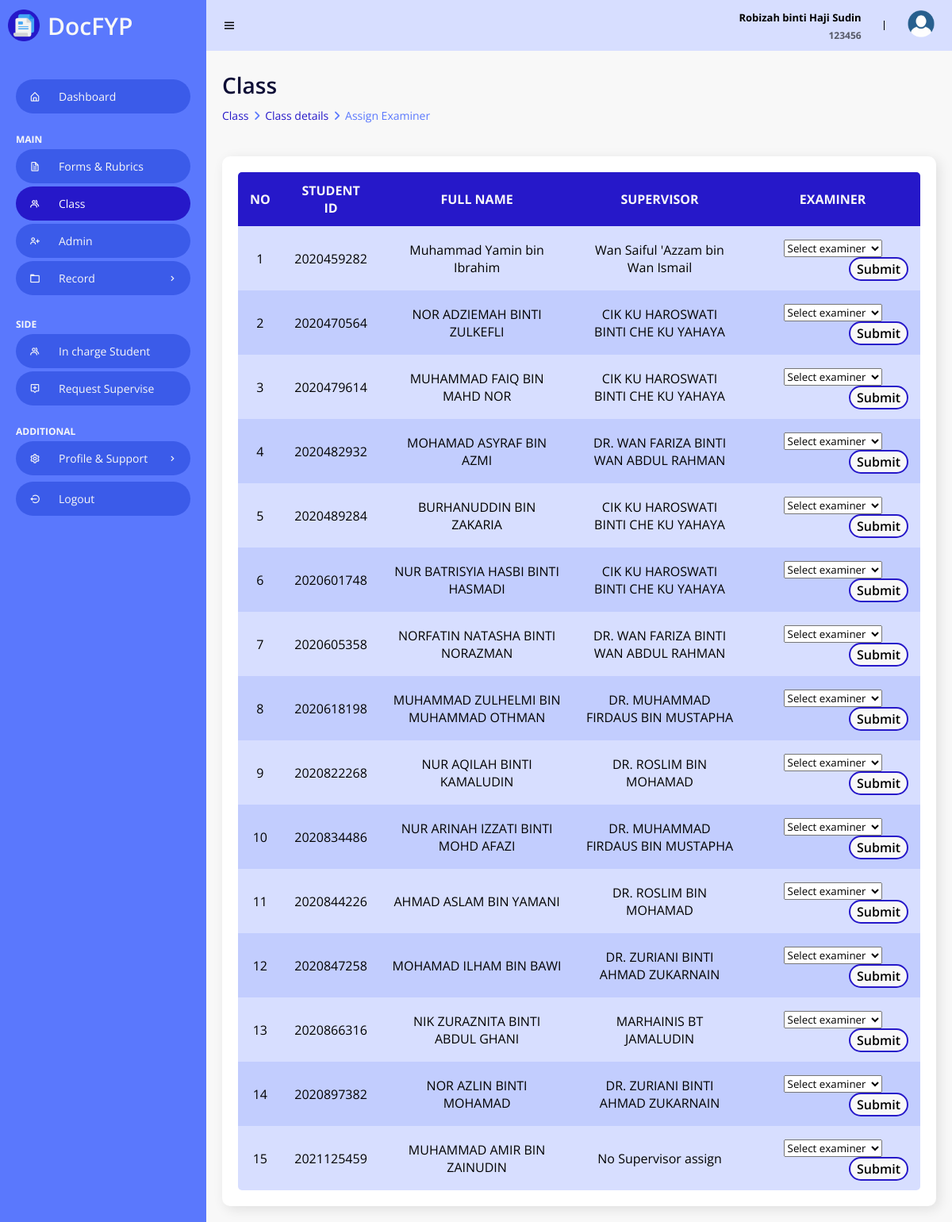
The page /Admin/classDetailAssignExaminer.php?classID=D1CS2406A20232 (signed in) on the database its author committed.
### tables this page shows
CREATE TABLE `student` (
  `studID` varchar(10) NOT NULL,
  `studName` varchar(50) NOT NULL,
  `studEmail` varchar(50) NOT NULL,
  `studPassword` varchar(50) NOT NULL,
  `studPhoneNum` varchar(15) DEFAULT NULL,
  `studFYPTitle` varchar(100) NOT NULL,
  `studSV` varchar(10) DEFAULT NULL,
  `studExam` varchar(10) DEFAULT NULL,
  `classID` varchar(100) DEFAULT NULL
);

CREATE TABLE `lecturer` (
  `lectID` varchar(10) NOT NULL,
  `lectName` varchar(50) NOT NULL,
  `lectEmail` varchar(50) NOT NULL,
  `lectOuriginalEmail` varchar(100) NOT NULL,
  `lectPassword` varchar(50) NOT NULL,
  `lectPhoneNum` varchar(50) DEFAULT NULL,
  `lectRoomNum` varchar(15) DEFAULT NULL
);

### Admin/classDetailAssignExaminer.php (the view, shortened to what this page needs)
<!DOCTYPE html>
<html>
<head>
    <link rel="stylesheet" href="StyleHome.css">
    <link href='https://unpkg.com/boxicons@2.0.9/css/boxicons.min.css' rel='stylesheet'>
    <link rel="stylesheet" href="https://cdnjs.cloudflare.com/ajax/libs/font-awesome/6.4.0/css/all.min.css">
    <?php
    include("../Dbconn.php");
    ?>
</head>
<body>
    <section id="sidebar">
        <a href="Home.php" class="brand">
            <img class="logo" src="/Edms/images/logo.png" alt="Logo">
            DocFYP
        </a>
        <ul class="side-menu">
            <li><a href="Home.php"><i class='bx bx-home-alt icon' ></i>Dashboard</a></li>
            <li class="divider" data-text="main">Main</li>
            <li><a href="FormRubric.php"><i class='bx bx-file icon'></i> Forms & Rubrics</a></li>
            <li><a href="class.php" class="active"><i class='bx bx-group icon' ></i></i> Class</a></li>
            <li><a href="admin.php"><i class='bx bx-user-plus icon'></i> Admin</a></li>
            <li>
                <a href="#"><i class='bx bx-folder icon' ></i> Record <i class='bx bx-chevron-right icon-right' ></i></a>
            </li>
            <li class="divider" data-text="SIDE">Side Features</li>
            <li><a href="studentIC.php"><i class='bx bx-group icon' ></i></i>In charge Student</a></li>
            <li><a href="requestSupervise.php"><i class='bx bx-message-alt-add icon'></i> Request Supervise </a></li>
            <li class="divider" data-text="ADDITIONAL">Setting & Support</li>
            <li>
                <a href="#"><i class='bx bx-cog icon' ></i> Profile & Support <i class='bx bx-chevron-right icon-right' ></i></a>
            </li>
            <li><a href="/Edms/Logout.php"><i class='bx bx-log-out-circle icon'></i> Logout</a></li>
        </ul>
    </section>
    <section id="content">
        <nav>
            <i class='bx bx-menu toggle-sidebar' ></i>
            <div class="sessionInfo">
                <?php
                if (isset($_SESSION["log"]) && ($_SESSION["log"] == 3)) {
                    ?>
                    <div class="userFullName">
                        <p><?php echo $_SESSION["admin_name"] ?></p>
                    </div>
                    <div class="userID">
                        <p><?php echo $_SESSION["admin_id"]; ?></p>
                    </div>
                    <?php
                } else {
                    echo "<meta http-equiv=\"refresh\" content=\"2;URL=../Login.php\"/>";
                }
                ?>
            </div>
            <div class="profile">
                <img src="/Edms/images/userdp.png" alt="Profile picture">
            </div>
        </nav>
        <main>
            <?php $class_id = $_GET["classID"]; ?>
            <h1 class="title"> Class </h1>
            <ul class="breadcrumbs">
                <li><a href="class.php?classID=<?php echo $class_id; ?>">Class</a></li>
                <li class="divider"><i class="fa fa-solid fa-angle-right"></i></li>
                <li><a href="classDetail.php?classID=<?php echo $class_id; ?>">Class details</a></li>
                <li class="divider"><i class="fa fa-solid fa-angle-right"></i></li>
                <li><a href="addDetailAssignExaminer.php?classID=<?php echo $class_id; ?>" class="active">Assign Examiner</a></li>
            </ul>
            <br>
            <div class="data">
                <?php
                $sql = "SELECT * FROM student WHERE classID = '".$class_id ."'";
                $query = mysqli_query($connection, $sql) or die("not found");
                $count = 1;
                ?>
                <div class="content-data">
                    <table>
                        <tr>
                            <th>no</th>
                            <th>student id</th>
                            <th>full name</th>
                            <th>supervisor</th>
                            <th>examiner</th>
                        </tr>
                        <?php
                        while ($row= mysqli_fetch_array($query)) {
                            $sqlSV = "SELECT * FROM lecturer WHERE lectID = '".$row['studSV']."'";
                            $querySV = mysqli_query($connection, $sqlSV);
                            $rowSV = mysqli_fetch_array($querySV);
                            ?>
                            <tr>
                                <td><?php echo $count; ?></td>
                                <td><?php echo $row["studID"] ?></td>
                                <td><?php echo $row["studName"] ?></td>
                                <td>
                                    <?php
                                    if ($rowSV != null) {
                                        echo $rowSV["lectName"];
                                    } else {
                                        echo "No Supervisor assign";
                                    }
                                    ?>
                                </td>
                                <td>
                                    <form action="classDetailAssignExaminerProcess.php" method="POST">
                                        <select class="chooseLectName" name="assign" required>
                                            <option value="" disabled selected hidden>Select examiner</option>
                                        </select>
                                        <button class="submitExam" type="submit" name="assignExaminer" value="<?php echo $row["studID"]; ?>">
                                            Submit
                                        </button>
                                    </form>
                                </td>
                            </tr>
                            <?php
                            $count++;
                        }
                        ?>
                    </table>
                </div>
            </div>
        </main>
    </section>
</body>
</html>

### Admin/StyleHome.css (style rules this page uses)
* { font-family: 'Open Sans', sans-serif; margin: 0; padding: 0; box-sizing: border-box; }
:root { --grey: #F1F0F6; --dark-grey: #8D8D8D; --light: #fff; --dark: #000; --blue1: #0e0e36; --blue2: #1a1087; --blue3: #2618c9; --blue4: #3b5be9; --blue5: #5A78FD; --blue6: #D7DEFF; --blue7: #c2cdfe; --notwhite: #F8F8F8; }
html { overflow-x: hidden; }
body { background: var(--notwhite); overflow-x: hidden; }
a { text-decoration: none; }
li { list-style: none; }
#sidebar { position: fixed; max-width: 260px; width: 100%; background: var(--blue5); top: 0; left: 0; height: 100%; overflow-y: auto; scrollbar-width: none; transition: all .3s ease; z-index: 200; }
#sidebar .brand { font-size: 30px; display: flex; align-items: center; height: 64px; font-weight: 600; color: var(--notwhite); position: sticky; top: 0; left: 0; z-index: 100; background: var(--blue5); transition: all .3s ease; padding: 0 6px; }
#sidebar .brand img { width: 40px; height: 40px; float: left; margin-left: 4px; margin-right: 10px; }
#sidebar .icon { min-width: 48px; display: flex; justify-content: center; align-items: center; margin-right: 6px; }
#sidebar .icon-right { margin-left: auto; transition: all .3s ease; }
#sidebar .side-menu { margin: 36px 0; padding: 0 20px; transition: all .3s ease; }
#sidebar .side-menu a { display: flex; align-items: center; font-size: 14px; color: var(--notwhite); background-color: #3b5be9; padding: 12px 16px 12px 0; transition: all .3s ease; border-radius: 50px; margin: 4px 0; white-space: nowrap; }
#sidebar .side-menu > li > a.active, #sidebar .side-menu > li > a.active:hover { background: var(--blue3); color: var(--light); }
#sidebar .divider { margin-top: 24px; font-size: 12px; text-transform: uppercase; font-weight: 700; color: var(--notwhite); transition: all .3s ease; white-space: nowrap; }
#content { position: relative; width: calc(100% - 260px); left: 260px; transition: all .3s ease; }
nav { background: var(--blue6); height: 64px; padding: 0 20px; display: flex; align-items: center; grid-gap: 28px; position: sticky; top: 0; left: 0; z-index: 100; }
nav .toggle-sidebar { font-size: 18px; cursor: pointer; }
.sessionInfo .userFullName p, .sessionInfo .userID p { margin: 0; width: 400px; display: inline-block; text-align: right; }
.sessionInfo .userFullName p { font-size: 13px; font-weight: bold; }
.sessionInfo .userID p { font-size: 12px; opacity: 0.6; font-weight: bold; }
nav .profile { position: relative; }
nav .profile img { width: 38px; height: 38px; border-radius: 50%; object-fit: cover; cursor: pointer; }
main { width: 100%; padding: 24px 20px 20px 20px; }
main .title { font-size: 28px; font-weight: 600; margin-bottom: 10px; color: var(--blue1); }
main .breadcrumbs { display: flex; grid-gap: 6px; }
main .breadcrumbs li, main .breadcrumbs li a { font-size: 14px; }
main .breadcrumbs li a { color: var(--blue3); }
main .breadcrumbs li a.active, main .breadcrumbs li.divider { color: var(--blue5); pointer-events: none; }
main .data { display: flex; grid-gap: 20px; margin-top: 20px; flex-wrap: wrap; }
main .data .content-data { flex-grow: 1; flex-basis: 400px; padding: 20px; background: var(--light); border-radius: 10px; box-shadow: 4px 4px 16px rgba(0, 0, 0, .1); }
button { margin: 10px 5px 0px 5px; width: 120px; height: 35px; border: 2px solid var(--blue3); border-radius: 50px; transition: all 0.3s; cursor: pointer; background: var(--notwhite); font-size: 16px; font-weight: 600; float: right; }
table { width: 100%; background-color: var(--blue6); text-align: center; border-collapse: collapse; border-spacing: 0px; border-radius: 5px; overflow: hidden; }
th, td { padding: 12px 15px; }
th { background: var(--blue3); color: var(--notwhite); text-transform: uppercase; }
tr:nth-child(odd) { background-color: var(--blue7); }
form button.submitExam { margin: 0px; padding: 0px; width: 75px; height: 30px; }
form select.chooseLectName { margin-top: 5px; width: 65%; }

### rows shown on the page
student: studID "2020459282", studName "Muhammad Yamin bin Ibrahim", lecturer.lectName "Wan Saiful 'Azzam bin Wan Ismail"
student: studID "2020470564", studName "NOR ADZIEMAH BINTI ZULKEFLI", lecturer.lectName "CIK KU HAROSWATI BINTI CHE KU YAHAYA"
student: studID "2020479614", studName "MUHAMMAD FAIQ BIN MAHD NOR", lecturer.lectName "CIK KU HAROSWATI BINTI CHE KU YAHAYA"
student: studID "2020482932", studName "MOHAMAD ASYRAF BIN AZMI", lecturer.lectName "DR. WAN FARIZA BINTI WAN ABDUL RAHMAN"
student: studID "2020489284", studName "BURHANUDDIN BIN ZAKARIA", lecturer.lectName "CIK KU HAROSWATI BINTI CHE KU YAHAYA"
student: studID "2020601748", studName "NUR BATRISYIA HASBI BINTI HASMADI", lecturer.lectName "CIK KU HAROSWATI BINTI CHE KU YAHAYA"
student: studID "2020605358", studName "NORFATIN NATASHA BINTI NORAZMAN", lecturer.lectName "DR. WAN FARIZA BINTI WAN ABDUL RAHMAN"
student: studID "2020618198", studName "MUHAMMAD ZULHELMI BIN MUHAMMAD OTHMAN", lecturer.lectName "DR. MUHAMMAD FIRDAUS BIN MUSTAPHA"
student: studID "2020822268", studName "NUR AQILAH BINTI KAMALUDIN", lecturer.lectName "DR. ROSLIM BIN MOHAMAD"
student: studID "2020834486", studName "NUR ARINAH IZZATI BINTI MOHD AFAZI", lecturer.lectName "DR. MUHAMMAD FIRDAUS BIN MUSTAPHA"
student: studID "2020844226", studName "AHMAD ASLAM BIN YAMANI", lecturer.lectName "DR. ROSLIM BIN MOHAMAD"
student: studID "2020847258", studName "MOHAMAD ILHAM BIN BAWI", lecturer.lectName "DR. ZURIANI BINTI AHMAD ZUKARNAIN"
student: studID "2020866316", studName "NIK ZURAZNITA BINTI ABDUL GHANI", lecturer.lectName "MARHAINIS BT JAMALUDIN"
student: studID "2020897382", studName "NOR AZLIN BINTI MOHAMAD", lecturer.lectName "DR. ZURIANI BINTI AHMAD ZUKARNAIN"
student: studID "2021125459", studName "MUHAMMAD AMIR BIN ZAINUDIN", shows "No Supervisor assign"

### other values the page prints
$_SESSION["admin_name"] "Robizah binti Haji Sudin"
$_SESSION["admin_id"] "123456"
